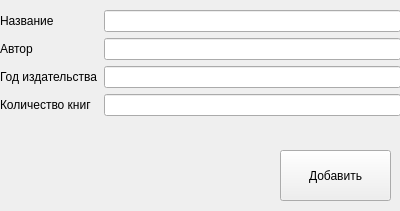
<?xml version="1.0" encoding="UTF-8"?>
<ui version="4.0">
 <class>AddWindow</class>
 <widget class="QWidget" name="AddWindow">
  <property name="geometry">
   <rect>
    <x>0</x>
    <y>0</y>
    <width>400</width>
    <height>211</height>
   </rect>
  </property>
  <property name="windowTitle">
   <string>Form</string>
  </property>
  <widget class="QPushButton" name="Add">
   <property name="geometry">
    <rect>
     <x>280</x>
     <y>150</y>
     <width>111</width>
     <height>51</height>
    </rect>
   </property>
   <property name="text">
    <string>Добавить</string>
   </property>
  </widget>
  <widget class="QWidget" name="formLayoutWidget">
   <property name="geometry">
    <rect>
     <x>0</x>
     <y>10</y>
     <width>401</width>
     <height>131</height>
    </rect>
   </property>
   <layout class="QFormLayout" name="formLayout">
    <item row="0" column="0">
     <widget class="QLabel" name="Label">
      <property name="text">
       <string>Название</string>
      </property>
     </widget>
    </item>
    <item row="0" column="1">
     <widget class="QLineEdit" name="LineEdit_title"/>
    </item>
    <item row="1" column="0">
     <widget class="QLabel" name="Label_2">
      <property name="text">
       <string>Автор</string>
      </property>
     </widget>
    </item>
    <item row="1" column="1">
     <widget class="QLineEdit" name="LineEdit_author"/>
    </item>
    <item row="2" column="0">
     <widget class="QLabel" name="Label_3">
      <property name="text">
       <string>Год издательства</string>
      </property>
     </widget>
    </item>
    <item row="2" column="1">
     <widget class="QLineEdit" name="LineEdit_year"/>
    </item>
    <item row="3" column="0">
     <widget class="QLabel" name="Label_4">
      <property name="text">
       <string>Количество книг</string>
      </property>
     </widget>
    </item>
    <item row="3" column="1">
     <widget class="QLineEdit" name="LineEdit_count"/>
    </item>
   </layout>
  </widget>
 </widget>
 <resources/>
 <connections/>
</ui>
